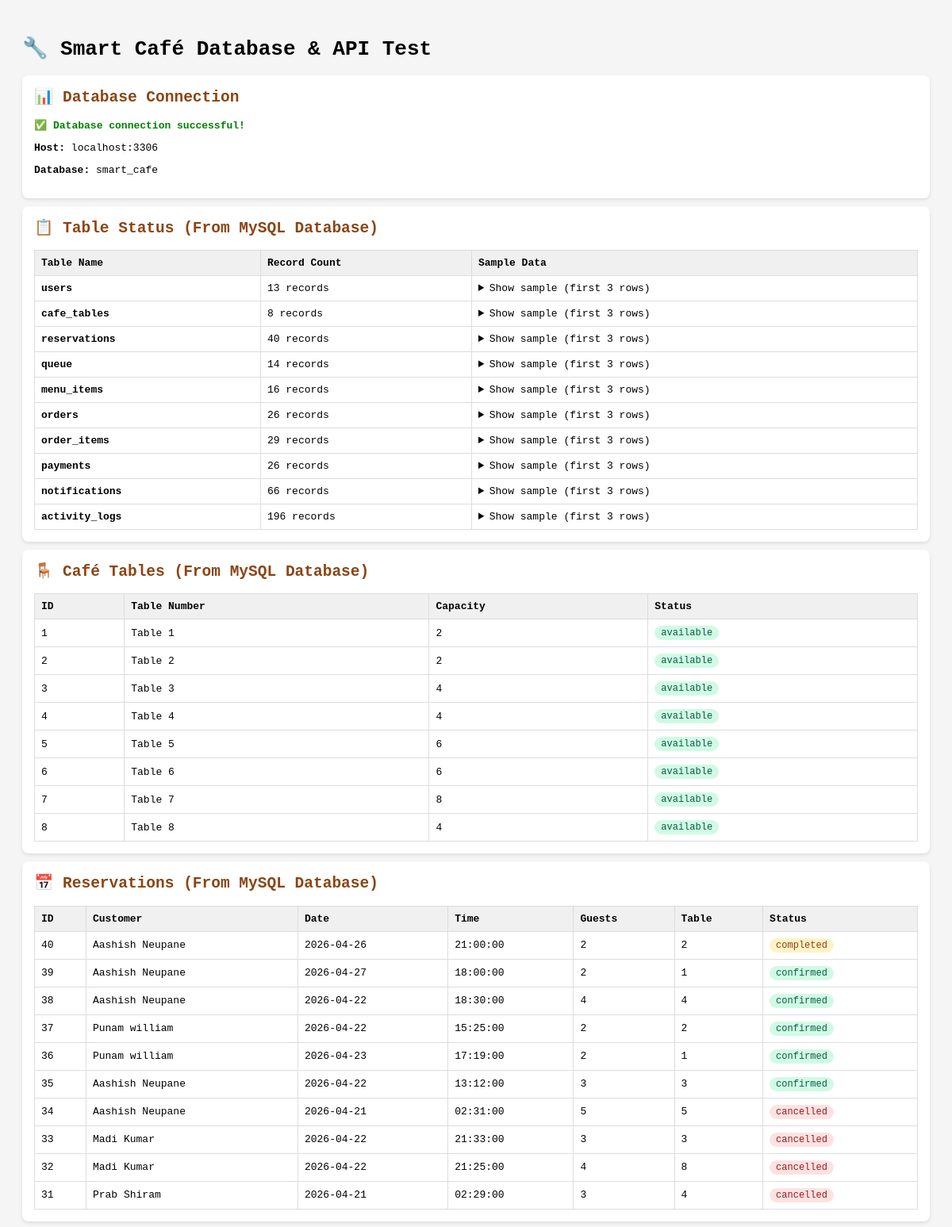
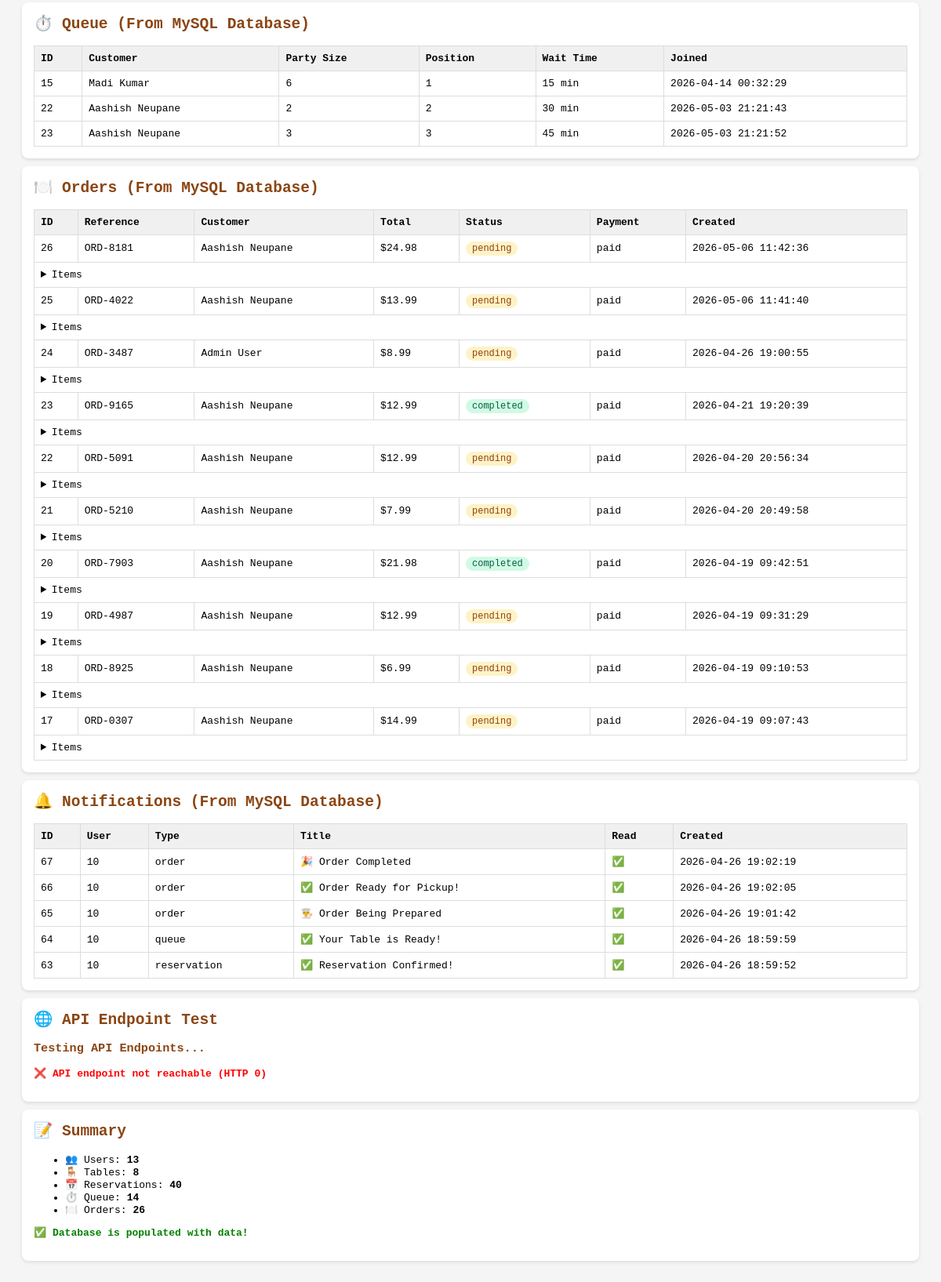
The page /test_connection.php on the database its author committed (2 pictures, top to bottom).
### tables this page shows
CREATE TABLE `cafe_tables` (
  `table_id` int(11) NOT NULL,
  `table_number` varchar(50) NOT NULL,
  `capacity` int(11) NOT NULL,
  `status` enum('available','occupied','reserved','maintenance') DEFAULT 'available',
  `created_at` timestamp NOT NULL DEFAULT current_timestamp(),
  `updated_at` timestamp NOT NULL DEFAULT current_timestamp() ON UPDATE current_timestamp()
);

CREATE TABLE `reservations` (
  `reservation_id` int(11) NOT NULL,
  `user_id` int(11) DEFAULT NULL,
  `customer_name` varchar(255) NOT NULL,
  `customer_email` varchar(255) NOT NULL,
  `customer_phone` varchar(20) NOT NULL,
  `table_id` int(11) DEFAULT NULL,
  `reservation_date` date NOT NULL,
  `reservation_time` time NOT NULL,
  `number_of_guests` int(11) NOT NULL,
  `special_requests` text DEFAULT NULL,
  `status` enum('pending','confirmed','cancelled','completed','no_show') DEFAULT 'pending',
  `created_at` timestamp NOT NULL DEFAULT current_timestamp(),
  `updated_at` timestamp NOT NULL DEFAULT current_timestamp() ON UPDATE current_timestamp()
);

CREATE TABLE `queue` (
  `queue_id` int(11) NOT NULL,
  `user_id` int(11) DEFAULT NULL,
  `customer_name` varchar(255) NOT NULL,
  `customer_phone` varchar(20) NOT NULL,
  `party_size` int(11) NOT NULL,
  `status` enum('waiting','called','seated','cancelled') DEFAULT 'waiting',
  `position` int(11) DEFAULT NULL,
  `estimated_wait_time` int(11) DEFAULT NULL,
  `joined_at` timestamp NOT NULL DEFAULT current_timestamp(),
  `called_at` timestamp NULL DEFAULT NULL,
  `seated_at` timestamp NULL DEFAULT NULL
);

CREATE TABLE `orders` (
  `order_id` int(11) NOT NULL,
  `user_id` int(11) DEFAULT NULL,
  `reservation_id` int(11) DEFAULT NULL,
  `customer_name` varchar(255) NOT NULL,
  `customer_phone` varchar(20) NOT NULL,
  `order_type` enum('pre_order','dine_in','takeaway') DEFAULT 'pre_order',
  `status` enum('pending','preparing','ready','completed','cancelled') DEFAULT 'pending',
  `total_amount` decimal(10,2) NOT NULL,
  `payment_status` enum('pending','paid','refunded') DEFAULT 'pending',
  `payment_method` varchar(50) DEFAULT NULL,
  `special_instructions` text DEFAULT NULL,
  `created_at` timestamp NOT NULL DEFAULT current_timestamp(),
  `updated_at` timestamp NOT NULL DEFAULT current_timestamp() ON UPDATE current_timestamp(),
  `order_ref` varchar(50) DEFAULT NULL
);

CREATE TABLE `notifications` (
  `notification_id` int(11) NOT NULL,
  `user_id` int(11) DEFAULT NULL,
  `notification_type` enum('reservation','queue','order','payment','general') NOT NULL,
  `title` varchar(255) NOT NULL,
  `message` text NOT NULL,
  `is_read` tinyint(1) DEFAULT 0,
  `created_at` timestamp NOT NULL DEFAULT current_timestamp()
);

### test_connection.php (the view, shortened to what this page needs)
<?php
echo "<!DOCTYPE html>
<html>
<head>
    <title>Smart Café Database Test</title>
    <style>
        body { font-family: monospace; padding: 20px; background: #f5f5f5; }
        .success { color: green; font-weight: bold; }
        .error { color: red; font-weight: bold; }
        .warning { color: orange; font-weight: bold; }
        .section { background: white; padding: 15px; margin: 10px 0; border-radius: 8px; box-shadow: 0 2px 4px rgba(0,0,0,0.1); }
        pre { background: #f0f0f0; padding: 10px; overflow: auto; max-height: 300px; }
        h2, h3, h4 { color: #8B4513; margin-top: 0; }
        table { border-collapse: collapse; width: 100%; }
        th, td { border: 1px solid #ddd; padding: 8px; text-align: left; }
        th { background: #f0f0f0; }
        .badge { display: inline-block; padding: 2px 8px; border-radius: 12px; font-size: 12px; }
        .badge-success { background: #d1fae5; color: #065f46; }
        .badge-warning { background: #fef3c7; color: #92400e; }
        .badge-error { background: #fee2e2; color: #991b1b; }
    </style>
</head>
<body>
    <h1>🔧 Smart Café Database & API Test</h1>";
try {
    $pdo = getDBConnection();
    echo "<div class='section'>";
    echo "<h2>📊 Database Connection</h2>";
    echo "<p class='success'>✅ Database connection successful!</p>";
    echo "<p><strong>Host:</strong> " . DB_HOST . ":" . DB_PORT . "</p>";
    echo "<p><strong>Database:</strong> " . DB_NAME . "</p>";
    echo "</div>";
    $tables = ['users', 'cafe_tables', 'reservations', 'queue', 'menu_items', 'orders', 'order_items', 'payments', 'notifications', 'activity_logs'];
    echo "<div class='section'>";
    echo "<h2>📋 Table Status (From MySQL Database)</h2>";
    echo "<table>";
    echo "<tr><th>Table Name</th><th>Record Count</th><th>Sample Data</th></tr>";
    foreach ($tables as $table) {
        try {
            $check = $pdo->query("SHOW TABLES LIKE '{$table}'");
            if ($check->rowCount() > 0) {
                $result = $pdo->query("SELECT COUNT(*) as count FROM {$table}")->fetch();
                $count = $result['count'];
                $sample = $pdo->query("SELECT * FROM {$table} LIMIT 3")->fetchAll();
                echo "<tr>";
                echo "<td><strong>{$table}</strong></td>";
                echo "<td>{$count} records</td>";
                echo "<td>";
                if ($count > 0) {
                    echo "<details>";
                    echo "<summary>Show sample (first 3 rows)</summary>";
                    print_r($sample);
                    echo "</details>";
                } else {
                    echo "<span class='badge badge-warning'>Empty table</span>";
                }
                echo "</td>";
                echo "</tr>";
            } else {
                echo "<tr>";
                echo "<td><strong>{$table}</strong></td>";
                echo "<td colspan='2'><span class='badge badge-error'>❌ Table does not exist</span></td>";
                echo "</tr>";
            }
        } catch (Exception $e) {
            echo "<tr>";
            echo "<td><strong>{$table}</strong></td>";
            echo "<td colspan='2'><span class='badge badge-error'>Error: " . $e->getMessage() . "</span></td>";
            echo "</tr>";
        }
    }
    echo "</table>";
    echo "</div>";
    echo "<div class='section'>";
    echo "<h2>🪑 Café Tables (From MySQL Database)</h2>";
    $stmt = $pdo->query("SELECT * FROM cafe_tables ORDER BY table_id");
    $tables = $stmt->fetchAll();
    if (count($tables) > 0) {
        echo "<table>";
        echo "<tr><th>ID</th><th>Table Number</th><th>Capacity</th><th>Status</th></tr>";
        foreach ($tables as $table) {
            $statusClass = $table['status'] === 'available' ? 'badge-success' : ($table['status'] === 'occupied' ? 'badge-error' : 'badge-warning');
            echo "<tr>";
            echo "<td>{$table['table_id']}</td>";
            echo "<td>{$table['table_number']}</td>";
            echo "<td>{$table['capacity']}</td>";
            echo "<td><span class='badge {$statusClass}'>{$table['status']}</span></td>";
            echo "</tr>";
        }
        echo "</table>";
    } else {
        echo "<p class='warning'>⚠️ No tables found in database!</p>";
    }
    echo "</div>";
    echo "<div class='section'>";
    echo "<h2>📅 Reservations (From MySQL Database)</h2>";
    $stmt = $pdo->query("SELECT * FROM reservations ORDER BY reservation_id DESC LIMIT 10");
    $reservations = $stmt->fetchAll();
    if (count($reservations) > 0) {
        echo "<table>";
        echo "<tr><th>ID</th><th>Customer</th><th>Date</th><th>Time</th><th>Guests</th><th>Table</th><th>Status</th></tr>";
        foreach ($reservations as $r) {
            $statusClass = $r['status'] === 'confirmed' ? 'badge-success' : ($r['status'] === 'cancelled' ? 'badge-error' : 'badge-warning');
            echo "<tr>";
            echo "<td>{$r['reservation_id']}</td>";
            echo "<td>{$r['customer_name']}</td>";
            echo "<td>{$r['reservation_date']}</td>";
            echo "<td>{$r['reservation_time']}</td>";
            echo "<td>{$r['number_of_guests']}</td>";
            echo "<td>{$r['table_id']}</td>";
            echo "<td><span class='badge {$statusClass}'>{$r['status']}</span></td>";
            echo "</tr>";
        }
        echo "</table>";
    } else {
        echo "<p class='warning'>⚠️ No reservations found in database!</p>";
    }
    echo "</div>";
    echo "<div class='section'>";
    echo "<h2>⏱️ Queue (From MySQL Database)</h2>";
    $stmt = $pdo->query("SELECT * FROM queue WHERE status = 'waiting' ORDER BY position ASC");
    $queue = $stmt->fetchAll();
    if (count($queue) > 0) {
        echo "<table>";
        echo "<tr><th>ID</th><th>Customer</th><th>Party Size</th><th>Position</th><th>Wait Time</th><th>Joined</th></tr>";
        foreach ($queue as $q) {
            echo "<tr>";
            echo "<td>{$q['queue_id']}</td>";
            echo "<td>{$q['customer_name']}</td>";
            echo "<td>{$q['party_size']}</td>";
            echo "<td>{$q['position']}</td>";
            echo "<td>{$q['estimated_wait_time']} min</td>";
            echo "<td>{$q['joined_at']}</td>";
            echo "</tr>";
        }
        echo "</table>";
    } else {
        echo "<p class='warning'>⚠️ No waiting customers in queue!</p>";
    }
    echo "</div>";
    echo "<div class='section'>";
    echo "<h2>🍽️ Orders (From MySQL Database)</h2>";
    $stmt = $pdo->query("SELECT * FROM orders ORDER BY order_id DESC LIMIT 10");
    $orders = $stmt->fetchAll();
    if (count($orders) > 0) {
        echo "<table>";
        echo "<tr><th>ID</th><th>Reference</th><th>Customer</th><th>Total</th><th>Status</th><th>Payment</th><th>Created</th></tr>";
        foreach ($orders as $o) {
            $statusClass = $o['status'] === 'completed' ? 'badge-success' : ($o['status'] === 'cancelled' ? 'badge-error' : 'badge-warning');
            echo "<tr>";
            echo "<td>{$o['order_id']}</td>";
            echo "<td>{$o['order_ref']}</td>";
            echo "<td>{$o['customer_name']}</td>";
            echo "<td>\${$o['total_amount']}</td>";
            echo "<td><span class='badge {$statusClass}'>{$o['status']}</span></td>";
            echo "<td>{$o['payment_status']}</td>";
            echo "<td>{$o['created_at']}</td>";
            echo "</tr>";
            $items = $pdo->query("SELECT * FROM order_items WHERE order_id = {$o['order_id']}")->fetchAll();
            if (count($items) > 0) {
                echo "<tr><td colspan='7'><details><summary>Items</summary><ul>";
                echo "</ul></details></td></tr>";
            }
        }
        echo "</table>";
    } else {
        echo "<p class='warning'>⚠️ No orders found in database!</p>";
    }
    echo "</div>";
    echo "<div class='section'>";
    echo "<h2>🔔 Notifications (From MySQL Database)</h2>";
    $stmt = $pdo->query("SELECT * FROM notifications ORDER BY notification_id DESC LIMIT 5");
    $notifications = $stmt->fetchAll();
    if (count($notifications) > 0) {
        echo "<table>";
        echo "<tr><th>ID</th><th>User</th><th>Type</th><th>Title</th><th>Read</th><th>Created</th></tr>";
        foreach ($notifications as $n) {
            echo "<tr>";
            echo "<td>{$n['notification_id']}</td>";
            echo "<td>{$n['user_id']}</td>";
            echo "<td>{$n['notification_type']}</td>";
            echo "<td>{$n['title']}</td>";
            echo "<td>" . ($n['is_read'] ? '✅' : '❌') . "</td>";
            echo "<td>{$n['created_at']}</td>";
            echo "</tr>";
        }
        echo "</table>";
    } else {
        echo "<p class='warning'>⚠️ No notifications found in database!</p>";
    }
    echo "</div>";
    echo "<div class='section'>";
    echo "<h2>🌐 API Endpoint Test</h2>";
    echo "<h3>Testing API Endpoints...</h3>";
    $ch = curl_init();
    $response = curl_exec($ch);
    $httpCode = curl_getinfo($ch, CURLINFO_HTTP_CODE);
    if ($httpCode == 200) {
        $data = json_decode($response, true);
        if ($data && $data['success']) {
            echo "<p class='success'>✅ API Test Successful! reservations.php is working.</p>";
            echo "<details><summary>Response:</summary><pre>" . htmlspecialchars($response) . "</pre></details>";
        } else {
            echo "<p class='error'>❌ API returned error: " . ($data['message'] ?? 'Unknown error') . "</p>";
        }
    } else {
        echo "<p class='error'>❌ API endpoint not reachable (HTTP $httpCode)</p>";
    }
    echo "</div>";
    echo "<div class='section'>";
    echo "<h2>📝 Summary</h2>";
    $usersCount = $pdo->query("SELECT COUNT(*) FROM users")->fetchColumn();
    $tablesCount = $pdo->query("SELECT COUNT(*) FROM cafe_tables")->fetchColumn();
    $reservationsCount = $pdo->query("SELECT COUNT(*) FROM reservations")->fetchColumn();
    $queueCount = $pdo->query("SELECT COUNT(*) FROM queue")->fetchColumn();
    $ordersCount = $pdo->query("SELECT COUNT(*) FROM orders")->fetchColumn();
    echo "<ul>";
    echo "<li>👥 Users: <strong>{$usersCount}</strong></li>";
    echo "<li>🪑 Tables: <strong>{$tablesCount}</strong></li>";
    echo "<li>📅 Reservations: <strong>{$reservationsCount}</strong></li>";
    echo "<li>⏱️ Queue: <strong>{$queueCount}</strong></li>";
    echo "<li>🍽️ Orders: <strong>{$ordersCount}</strong></li>";
    echo "</ul>";
    if ($reservationsCount == 0 && $ordersCount == 0) {
        echo "<p class='warning'>⚠️ No reservations or orders found. Try making a reservation from the customer page!</p>";
    } else {
        echo "<p class='success'>✅ Database is populated with data!</p>";
    }
    echo "</div>";
} catch (Exception $e) {
    echo "<div class='section'>";
    echo "<p class='error'>❌ Connection failed: " . $e->getMessage() . "</p>";
    echo "<p><strong>Troubleshooting tips:</strong></p>";
    echo "<ul>";
    echo "<li>Make sure MySQL is running</li>";
    echo "<li>Check your config.php credentials</li>";
    echo "<li>Verify database name is 'smart_cafe'</li>";
    echo "<li>Run: mysql -u root -p < database_schema.sql</li>";
    echo "</ul>";
    echo "</div>";
}
echo "</body></html>";
?>

### test_connection.php (style rules this page uses)
body { font-family: monospace; padding: 20px; background: #f5f5f5; }
.success { color: green; font-weight: bold; }
.error { color: red; font-weight: bold; }
.section { background: white; padding: 15px; margin: 10px 0; border-radius: 8px; box-shadow: 0 2px 4px rgba(0,0,0,0.1); }
h2, h3, h4 { color: #8B4513; margin-top: 0; }
table { border-collapse: collapse; width: 100%; }
th, td { border: 1px solid #ddd; padding: 8px; text-align: left; }
th { background: #f0f0f0; }
.badge { display: inline-block; padding: 2px 8px; border-radius: 12px; font-size: 12px; }
.badge-success { background: #d1fae5; color: #065f46; }
.badge-warning { background: #fef3c7; color: #92400e; }
.badge-error { background: #fee2e2; color: #991b1b; }

### rows shown on the page
cafe_tables: table_id "1", table_number "Table 1", capacity "2", status "available"
cafe_tables: table_id "2", table_number "Table 2", capacity "2", status "available"
cafe_tables: table_id "3", table_number "Table 3", capacity "4", status "available"
cafe_tables: table_id "4", table_number "Table 4", capacity "4", status "available"
cafe_tables: table_id "5", table_number "Table 5", capacity "6", status "available"
cafe_tables: table_id "6", table_number "Table 6", capacity "6", status "available"
cafe_tables: table_id "7", table_number "Table 7", capacity "8", status "available"
cafe_tables: table_id "8", table_number "Table 8", capacity "4", status "available"
reservations: reservation_id "40", customer_name "Aashish Neupane", reservation_date "2026-04-26", reservation_time "21:00:00", number_of_guests "2", table "2", status "completed"
reservations: reservation_id "39", customer_name "Aashish Neupane", reservation_date "2026-04-27", reservation_time "18:00:00", number_of_guests "2", table "1", status "confirmed"
reservations: reservation_id "38", customer_name "Aashish Neupane", reservation_date "2026-04-22", reservation_time "18:30:00", number_of_guests "4", table "4", status "confirmed"
reservations: reservation_id "37", customer_name "Punam william", reservation_date "2026-04-22", reservation_time "15:25:00", number_of_guests "2", table "2", status "confirmed"
reservations: reservation_id "36", customer_name "Punam william", reservation_date "2026-04-23", reservation_time "17:19:00", number_of_guests "2", table "1", status "confirmed"
reservations: reservation_id "35", customer_name "Aashish Neupane", reservation_date "2026-04-22", reservation_time "13:12:00", number_of_guests "3", table "3", status "confirmed"
reservations: reservation_id "34", customer_name "Aashish Neupane", reservation_date "2026-04-21", reservation_time "02:31:00", number_of_guests "5", table "5", status "cancelled"
reservations: reservation_id "33", customer_name "Madi Kumar", reservation_date "2026-04-22", reservation_time "21:33:00", number_of_guests "3", table "3", status "cancelled"
reservations: reservation_id "32", customer_name "Madi Kumar", reservation_date "2026-04-22", reservation_time "21:25:00", number_of_guests "4", table "8", status "cancelled"
reservations: reservation_id "31", customer_name "Prab Shiram", reservation_date "2026-04-21", reservation_time "02:29:00", number_of_guests "3", table "4", status "cancelled"
queue: queue_id "15", customer_name "Madi Kumar", party_size "6", position "1", estimated_wait_time "15", joined_at "2026-04-14 00:32:29"
queue: queue_id "22", customer_name "Aashish Neupane", party_size "2", position "2", estimated_wait_time "30", joined_at "2026-05-03 21:21:43"
queue: queue_id "23", customer_name "Aashish Neupane", party_size "3", position "3", estimated_wait_time "45", joined_at "2026-05-03 21:21:52"
orders: order_id "26", order_ref "ORD-8181", customer_name "Aashish Neupane", total_amount "24.98", status "pending", payment_status "paid", created_at "2026-05-06 11:42:36"
orders: order_id "25", order_ref "ORD-4022", customer_name "Aashish Neupane", total_amount "13.99", status "pending", payment_status "paid", created_at "2026-05-06 11:41:40"
orders: order_id "24", order_ref "ORD-3487", customer_name "Admin User", total_amount "8.99", status "pending", payment_status "paid", created_at "2026-04-26 19:00:55"
orders: order_id "23", order_ref "ORD-9165", customer_name "Aashish Neupane", total_amount "12.99", status "completed", payment_status "paid", created_at "2026-04-21 19:20:39"
orders: order_id "22", order_ref "ORD-5091", customer_name "Aashish Neupane", total_amount "12.99", status "pending", payment_status "paid", created_at "2026-04-20 20:56:34"
orders: order_id "21", order_ref "ORD-5210", customer_name "Aashish Neupane", total_amount "7.99", status "pending", payment_status "paid", created_at "2026-04-20 20:49:58"
orders: order_id "20", order_ref "ORD-7903", customer_name "Aashish Neupane", total_amount "21.98", status "completed", payment_status "paid", created_at "2026-04-19 09:42:51"
orders: order_id "19", order_ref "ORD-4987", customer_name "Aashish Neupane", total_amount "12.99", status "pending", payment_status "paid", created_at "2026-04-19 09:31:29"
orders: order_id "18", order_ref "ORD-8925", customer_name "Aashish Neupane", total_amount "6.99", status "pending", payment_status "paid", created_at "2026-04-19 09:10:53"
orders: order_id "17", order_ref "ORD-0307", customer_name "Aashish Neupane", total_amount "14.99", status "pending", payment_status "paid", created_at "2026-04-19 09:07:43"
notifications: notification_id "67", user "10", notification_type "order", title "🎉 Order Completed", created_at "2026-04-26 19:02:19"
notifications: notification_id "66", user "10", notification_type "order", title "✅ Order Ready for Pickup!", created_at "2026-04-26 19:02:05"
notifications: notification_id "65", user "10", notification_type "order", title "👨‍🍳 Order Being Prepared", created_at "2026-04-26 19:01:42"
notifications: notification_id "64", user "10", notification_type "queue", title "✅ Your Table is Ready!", created_at "2026-04-26 18:59:59"
notifications: notification_id "63", user "10", notification_type "reservation", title "✅ Reservation Confirmed!", created_at "2026-04-26 18:59:52"

### other values the page prints
DB_HOST "localhost"
DB_PORT "3306"
DB_NAME "smart_cafe"
$table "users"
$count "13"
$table "cafe_tables"
$count "8"
$table "reservations"
$count "40"
$table "queue"
$count "14"
$table "menu_items"
$count "16"
$table "orders"
$count "26"
